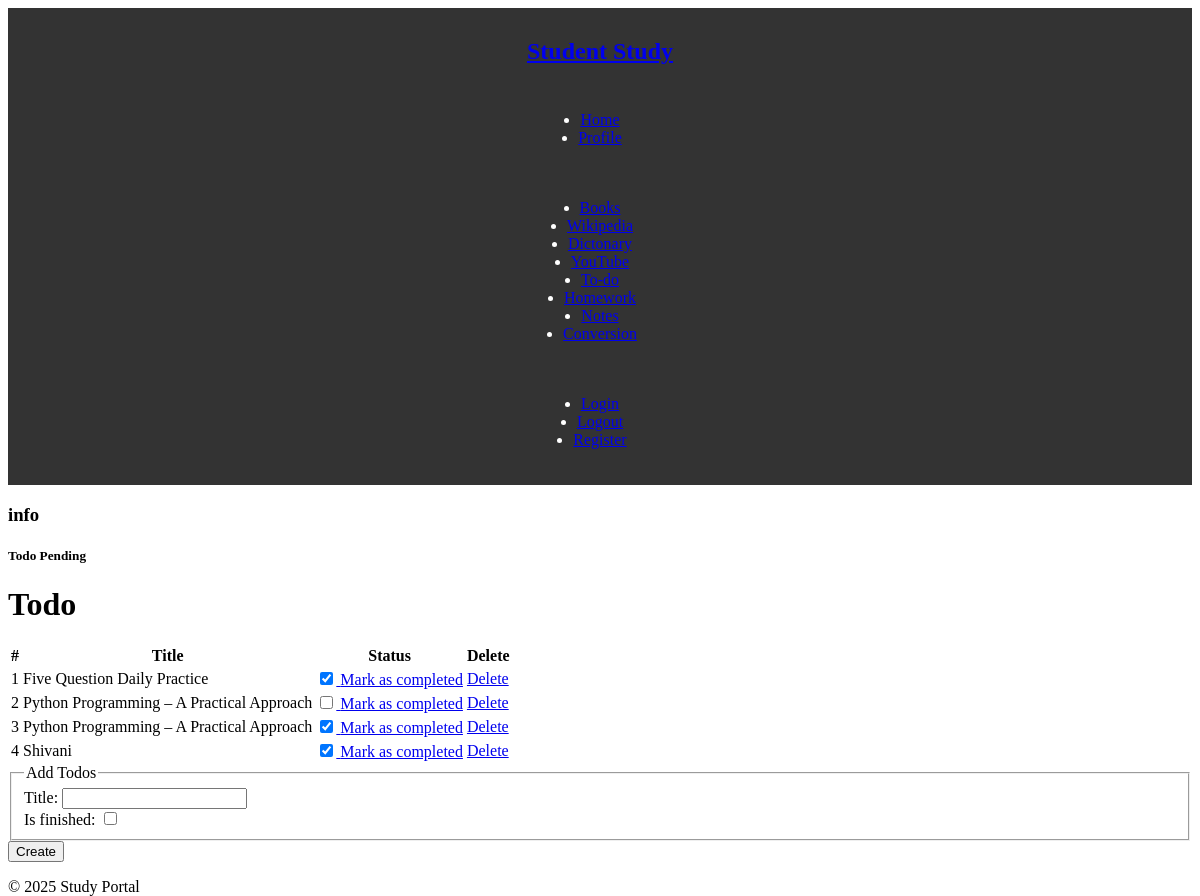
The app's page /todo (signed in) with its own data.
### Dashboard/models.py (models this page shows, shortened)
class Todo(models.Model):
  user = models.ForeignKey(User, on_delete=models.CASCADE)
  title = models.CharField(max_length=100)
  is_finished = models.BooleanField(default=False)
  class Meta:
    verbose_name = 'todo'
    verbose_name_plural = 'todo'

### Dashboard/views.py (the view)
# urls.py: path('todo',views.Todo_list,name="todo"),
def Todo_list(request):
  todo = Todo.objects.filter(user=request.user)
  if request.method == 'POST':
    form = TodoForm(request.POST)
    if form.is_valid():
      try:
        finished = request.POST['is_finished']
        if finished == 'on':
          finished = True
        else:
          finished = False
      except:
        finished = False
      todo = Todo(
        user=request.user,
        title=request.POST['title'],
        is_finished=finished)
      todo.save()
      messages.success(request, 'Todo added successfully')
  else:
      form = TodoForm()
  todo = Todo.objects.filter(user=request.user)
  if len(todo) == 0:
    todo_done = True
    messages.info(request, 'No homework')
  else:
    todo_done = False
    messages.info(request, 'Todo Pending')
  context = {
    'todos':todo,
     'form':form,
     'todo_done':todo_done,
  }
  return render(request, './todo.html',context)

### Dashboard/forms.py
class TodoForm(forms.ModelForm):
  class Meta:
    model = Todo
    fields = ['title','is_finished']

### templates/todo.html (shortened to what this page needs)
{% extends "base.html" %}
{% load static %}
{% block content %}
<div>
  <h1>Todo</h1>
  <div class="container">
 {% if not homework_done %}
    <table>
      <thead>
        <tr>
          <th>#</th>
          <th>Title</th>
          <th>Status</th>
          <th>Delete</th>
        </tr>
      </thead>
      <tbody>
        {% for todo in todos %}
        <tr>
          <td>{{forloop.counter}}</td>
          <td>{{todo.title}}</td>
          <td>
            <a href="{% url 'update_todo' todo.id %}">
              <div>
                {% if todo.is_finished == True %}
                <input type="checkbox" name="status" id="status" value="status" checked>
                {% else %}
                <input type="checkbox" name="status" id="status" value="status">
                {% endif %}
                <label >Mark as completed</label>
              </div>
            </a>
          </td>
          <td><a href="{% url 'dalete_todo' todo.id %}">Delete</a></td>
        </tr>
        {% endfor %}
      </tbody>
    </table>
    {% else %}
    <h4>All Todo is completed! Create to have more</h4>
    {% endif %}
  </div>
  <div class="container">
    <form action="" method='post'>
      <fieldset>
        <legend>Add Todos</legend>
        {{form}}
      </fieldset>
      <div>
        <button type='submit'>Create</button>
      </div>
    </form>
  </div>
</div>
{% endblock content %}

### static/index.css (style rules this page uses)
html { scroll-behavior: smooth; height: 100%; width: 100%; }

### records on screen
Todo: title "Five Question Daily Practice"
Todo: title "Python Programming – A Practical Approach"
Todo: title "Python Programming – A Practical Approach"
Todo: title "Shivani"

### other values on screen
{{ msg.tags }} "info"
{{ msg }} "Todo Pending"
